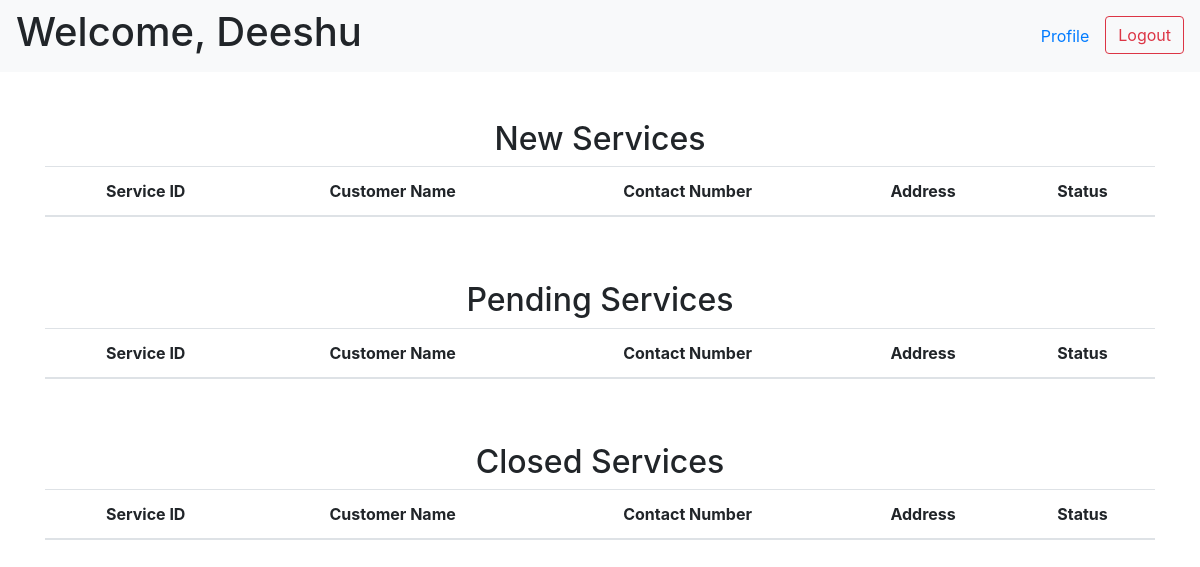
Page /professional (signed in) on the earlier database version.
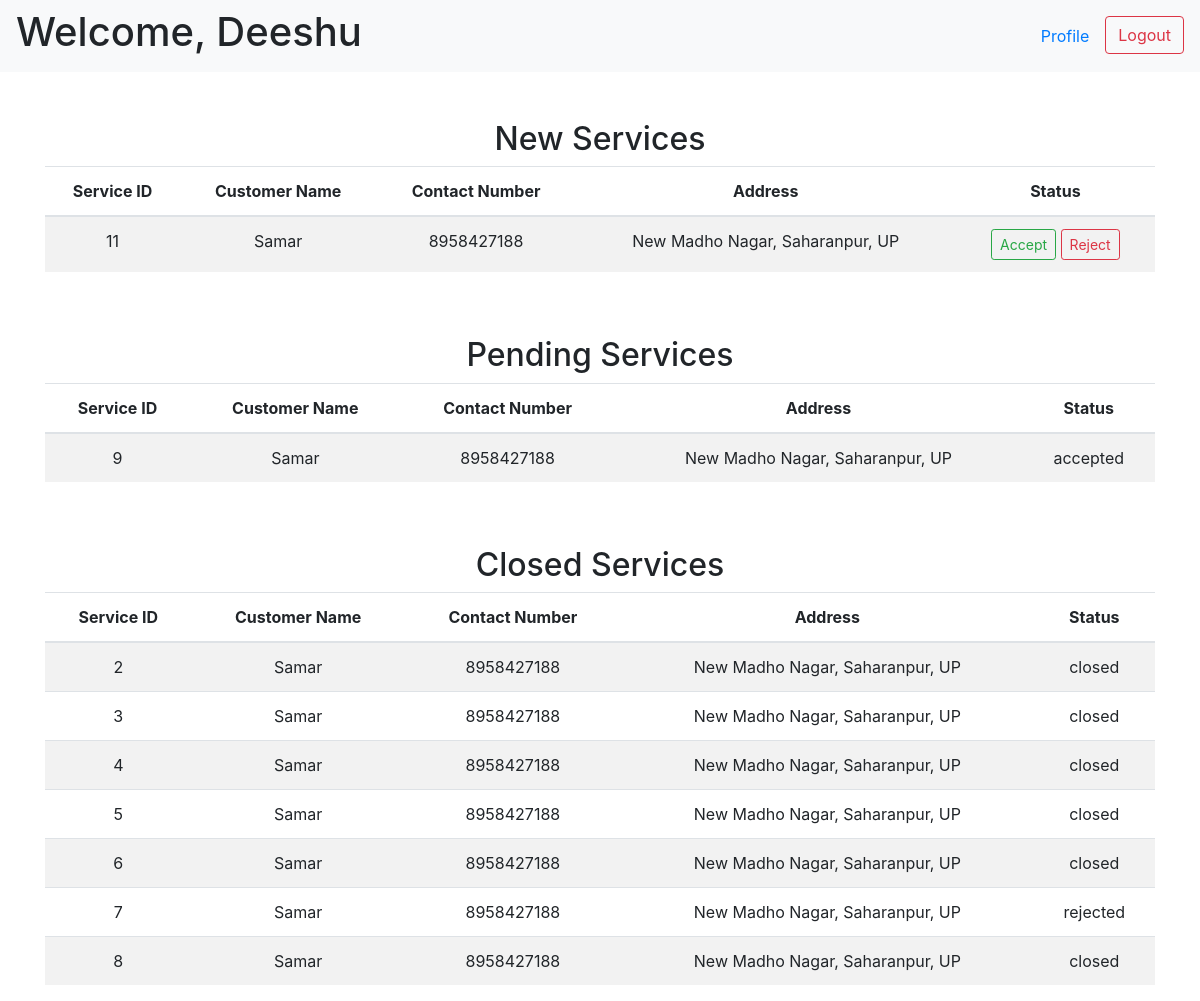
Same page on the later database version.
### tables this page shows
CREATE TABLE "service_requests" (
    "id" INTEGER,
    "service_id" INTEGER NOT NULL,
    "customer_id" INTEGER NOT NULL,
    "professional_id" INTEGER NOT NULL,
    "date_of_request" DATETIME DEFAULT CURRENT_TIMESTAMP,
    "date_of_completion" DATETIME,
    "status" TEXT DEFAULT 'requested' CHECK("status" in ('requested', 'accepted', 'rejected', 'closed')),
    "rating" INTEGER,
    "remarks" TEXT,
    PRIMARY KEY("id"),
    FOREIGN KEY("service_id") REFERENCES "services"("id") ON DELETE CASCADE,
    FOREIGN KEY("customer_id") REFERENCES "customers"("id") ON DELETE CASCADE,
    FOREIGN KEY("professional_id") REFERENCES "professionals"("id") ON DELETE CASCADE
);

CREATE TABLE "customers" (
    "id" INTEGER,
    "fname" TEXT NOT NULL,
    "lname" TEXT,
    "address" TEXT,
    "pincode" INTEGER,
    "contact_number" TEXT NOT NULL UNIQUE,
    "email" TEXT NOT NULL UNIQUE,
    "password" TEXT NOT NULL,
    "status" TEXT CHECK("status" in ('active', 'block')) DEFAULT 'active',
    PRIMARY KEY("id")
);

### app.py (the view)
@app.route("/professional", methods=["GET", "POST"])
def professional_homepage(service_id=None):
    if request.method == "POST":
        helper.accept_reject_service(action=request.form.get('action'), service_id=request.form.get("service_id"))
        return redirect("/professional")
    if "username" in session and "password" in session:
        professional = helper.fetch_professional(email=session["username"],
                                                password=session["password"])
        if professional and professional['status'] == 'active':
            requests = helper.fetch_service_req(professional_id=professional['id'])
            return render_template("professional.html", professional=professional, requests=requests)
        elif professional and professional['status'] == None:
            flash("Your request to become a professional is pending!", 'pending')
            return redirect(url_for("login"))
        elif professional and professional['status'] == 'block':
            flash("You are currently blocked!", 'error')
            return redirect(url_for("login"))
        else:
            flash("Invalid credentials", 'error')
            return redirect(url_for("login"))
    else:
        flash("Invalid credentials", 'error')
        return redirect(url_for("login"))

### app.py (called while the page is built)
@app.after_request
def add_header(response):
    response.headers['Cache-Control'] = 'no-store, no-cache, must-revalidate, post-check=0, pre-check=0, max-age=0'
    response.headers['Pragma'] = 'no-cache'
    response.headers['Expires'] = '-1'
    return response

### helper.py (called while the page is built)
def get_db():
    connection = sqlite3.connect("database.db")
    connection.execute("PRAGMA foreign_keys = ON")
    connection.row_factory = sqlite3.Row
    return connection

def fetch_professional(email=None, password=None, id=None):
    with get_db() as connection:
        db = connection.cursor()
        if email and password:
            return db.execute("SELECT * FROM professionals WHERE email = ? AND password = ?",
                    (email, password)).fetchone()
        elif id:
            return db.execute("SELECT * FROM professionals WHERE id = ?",
                    (id,)).fetchone()

### templates/professional.html (shortened to what the changed rows need)
<!DOCTYPE html>
<html lang="en">
<head>
    <link rel="stylesheet" href="https://cdn.jsdelivr.net/npm/bootstrap@4.0.0/dist/css/bootstrap.min.css">
</head>
<body>
    <nav class="navbar navbar-expand-lg navbar-light bg-light">
        <h1>Welcome, {{ professional["fname"] }}</h1>
    </nav>
    <div class="container mt-5 text-center">
        <h2>New Services</h2>
        <div class="table-responsive">
            <table class="table table-striped">
                <thead>
                    <tr>
                        <th>Service ID</th>
                        <th>Customer Name</th>
                        <th>Contact Number</th>
                        <th>Address</th>
                        <th>Status</th>
                    </tr>
                </thead>
                <tbody>
                    {% for request in requests %}
                    {% if request['request_status'] == 'requested' %}
                    <tr>
                        <td>{{ request['id'] }}</td>
                        <td>{{ request['customer_fname'] + ' ' + request['customer_lname'] }}</td>
                        <td>{{ request['customer_number'] }}</td>
                        <td>{{ request['customer_address'] }}</td>
                        <td>
                            <form action="{{ url_for('professional_homepage') }}" method="post">
                                <button class="btn btn-outline-success btn-sm" type="submit" value="accepted"
                                    name="action">Accept</button>
                                <button class="btn btn-outline-danger btn-sm" type="submit" value="rejected"
                                    name="action">Reject</button>
                            </form>
                        </td>
                    </tr>
                    {% endif %}
                    {% endfor %}
                </tbody>
            </table>
        </div>
    </div>
    <div class="container mt-5 text-center">
        <h2>Pending Services</h2>
        <div class="table-responsive">
            <table class="table table-striped">
                <thead>
                    <tr>
                        <th>Service ID</th>
                        <th>Customer Name</th>
                        <th>Contact Number</th>
                        <th>Address</th>
                        <th>Status</th>
                    </tr>
                </thead>
                <tbody>
                    {% for request in requests %}
                    {% if request['request_status'] == 'accepted' %}
                    <tr>
                        <td>{{ request['id'] }}</td>
                        <td>{{ request['customer_fname'] + ' ' + request['customer_lname'] }}</td>
                        <td>{{ request['customer_number'] }}</td>
                        <td>{{ request['customer_address'] }}</td>
                        <td>{{ request['request_status'] }}</td>
                    </tr>
                    {% endif %}
                    {% endfor %}
                </tbody>
            </table>
        </div>
    </div>
    <div class="container mt-5 text-center">
        <h2>Closed Services</h2>
        <div class="table-responsive">
            <table class="table table-striped">
                <thead>
                    <tr>
                        <th>Service ID</th>
                        <th>Customer Name</th>
                        <th>Contact Number</th>
                        <th>Address</th>
                        <th>Status</th>
                    </tr>
                </thead>
                <tbody>
                    {% for request in requests %}
                    {% if request['request_status'] == 'closed' or request['request_status'] == 'rejected' %}
                    <tr>
                        <td>{{ request['id'] }}</td>
                        <td>{{ request['customer_fname'] + ' ' + request['customer_lname'] }}</td>
                        <td>{{ request['customer_number'] }}</td>
                        <td>{{ request['customer_address'] }}</td>
                        <td>{{ request['request_status'] }}</td>
                    </tr>
                    {% endif %}
                    {% endfor %}
                </tbody>
            </table>
        </div>
    </div>
</body>
</html>

Differences in the rows shown:
added service_requests: id "11", lname "Samar", customer_number "8958427188", customer_address "New Madho Nagar, Saharanpur, UP", shown under "New Services"
added service_requests: id "9", lname "Samar", customer_number "8958427188", customer_address "New Madho Nagar, Saharanpur, UP", request_status "accepted", shown under "Pending Services"
added service_requests: id "2", lname "Samar", customer_number "8958427188", customer_address "New Madho Nagar, Saharanpur, UP", request_status "closed", shown under "Closed Services"
added service_requests: id "3", lname "Samar", customer_number "8958427188", customer_address "New Madho Nagar, Saharanpur, UP", request_status "closed", shown under "Closed Services"
added service_requests: id "4", lname "Samar", customer_number "8958427188", customer_address "New Madho Nagar, Saharanpur, UP", request_status "closed", shown under "Closed Services"
added service_requests: id "5", lname "Samar", customer_number "8958427188", customer_address "New Madho Nagar, Saharanpur, UP", request_status "closed", shown under "Closed Services"
added service_requests: id "6", lname "Samar", customer_number "8958427188", customer_address "New Madho Nagar, Saharanpur, UP", request_status "closed", shown under "Closed Services"
added service_requests: id "7", lname "Samar", customer_number "8958427188", customer_address "New Madho Nagar, Saharanpur, UP", request_status "rejected", shown under "Closed Services"
added service_requests: id "8", lname "Samar", customer_number "8958427188", customer_address "New Madho Nagar, Saharanpur, UP", request_status "closed", shown under "Closed Services"
